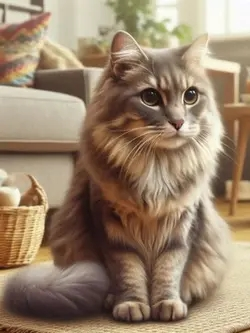
#> input picture cleaning test image/sad_cat.jpg, 250 x 333 px
$ jupyter execute --allow-errors image_cleaning.ipynb
#> lines starting #> are read from the running program, lines starting #| are printed output that depends on the picture
[cell 1]
from PIL import Image, ImageOps

def add_padding(image_path, top, bottom, left, right, color=(0, 0, 0)):

#> called with image_path = 'cleaning test image/sad_cat.jpg', top = 0, bottom = 0, left = 20, right = 20, color = (255, 255, 255)
    image = Image.open(image_path)
#> image is the input picture: PIL image 250x333 RGB; mean R, G, B 154.1, 132.5, 108.6
    width, height = image.size
#> width = 250; height = 333
    new_width = width + left + right
#> new_width = 290
    new_height = height + top + bottom
#> new_height = 333
    new_image = Image.new(image.mode, (new_width, new_height), color)
#> new_image: PIL image 290x333 RGB; every value is 255
    new_image.paste(image, (left, top))
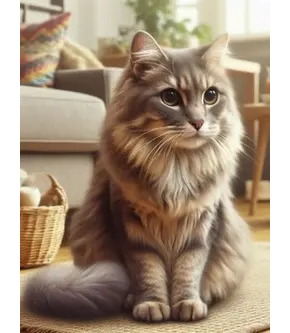
#> new_image: PIL image 290x333 RGB; mean R, G, B 168, 149.4, 128.8
    return new_image

image_path = "cleaning test image/sad_cat.jpg"
padded_image = add_padding(image_path, 0, 0, 20, 20, (255, 255, 255)) # White padding
padded_image.save("cleaning_test_output/padded_cat.jpg")

[cell 2]
image = Image.open("cleaning test image/sad_cat.jpg")
image = image.resize((224, 224))
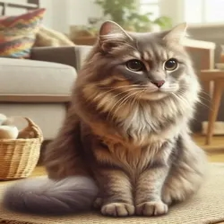
#> image: PIL image 224x224 RGB; mean R, G, B 154.1, 132.5, 108.6
image.save(("cleaning_test_output/resized_cat.jpg"))
